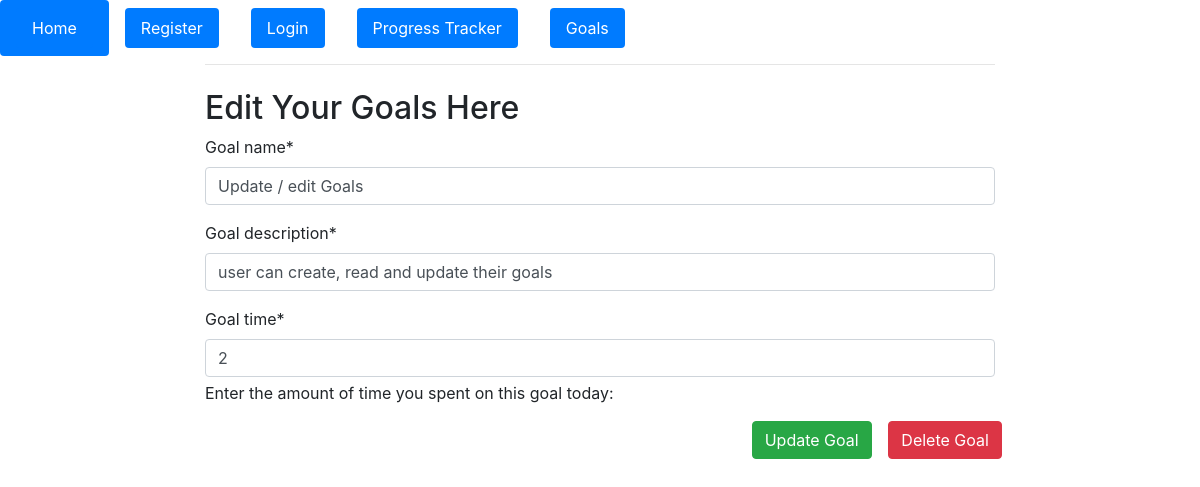
The app's page /edit_goals/18/ (signed in) with its own data.
### main/models.py (models this page shows, shortened)
class Goal(models.Model):
    user = models.ForeignKey(User, on_delete=models.CASCADE)
    goal_name = models.CharField(max_length=100)
    goal_description = models.TextField()
    goal_time = models.IntegerField(help_text="Enter the amount of time you spent on this goal today: ", default=0)

### main/views.py (the view, shortened to what this page needs)
# urls.py: path("edit_goals/<int:pk>/", views.UpdateUserGoals.as_view(), name="edit_user_goal"),
class UpdateUserGoals(generic.UpdateView):
    form_class = EditUserGoalForm
    template_name = "main/edit_user_goal.html"
    success_url = "/progress/"
    def get_object(self):
        return get_object_or_404(Goal, pk=self.kwargs['pk'], user=self.request.user)

### main/forms.py
class EditUserGoalForm(forms.ModelForm):
    class Meta:
        model = Goal
        fields = ["goal_name", "goal_description", "goal_time"]
        widgets = {
            'goal_name': forms.TextInput(attrs={'class': 'form-control', 'placeholder': "Enter goal title"}),
            'goal_description': forms.TextInput(attrs={'class': 'form-control', 'placeholder': "Enter goal description"}),
            'goal_time': forms.NumberInput(attrs={'class': 'form-control', 'placeholder': "Time spent on the goal"}),
        }

### main/templates/main/edit_user_goal.html (shortened to what this page needs)
{% extends 'main/base.html' %}
{% load crispy_forms_tags %}
{% block content %}
<h2>Edit Your Goals Here</h2>
<form method="POST">
  {{form|crispy}}
  <div class="form-group row justify-content-end">
    <div class="col-sm-2">
      <button type="submit" class="btn btn-success">Update Goal</button>
    </div>
    <div class="col-sm-2">
      <button
        type="submit"
        formaction="{% url 'delete_goal' goal.pk %}"
        class="btn btn-danger"
      >
        Delete Goal
      </button>
    </div>
  </div>
</form>
{% endblock %}

### records on screen
Goal: goal_name "Update / edit Goals", goal_description "user can create, read and update their goals", goal_time "2"
